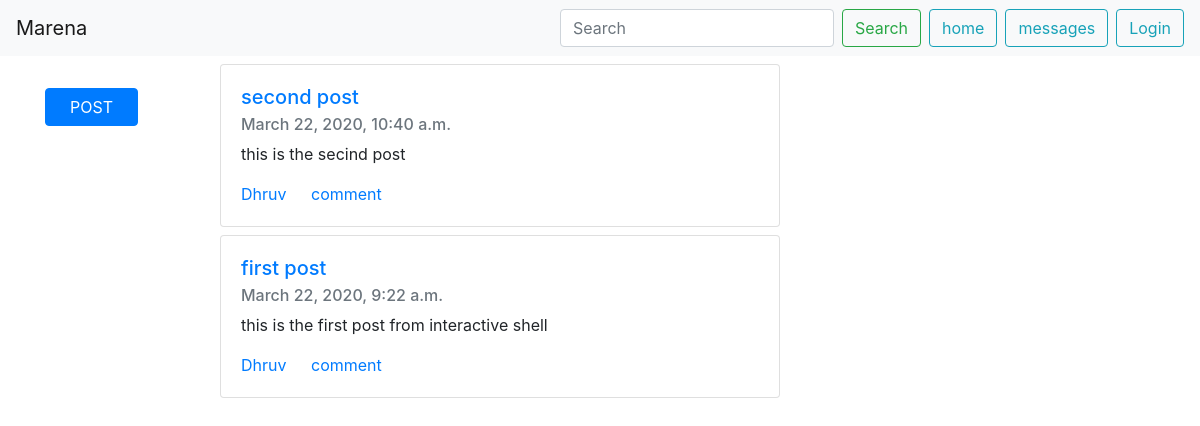
The app's page /, older data.
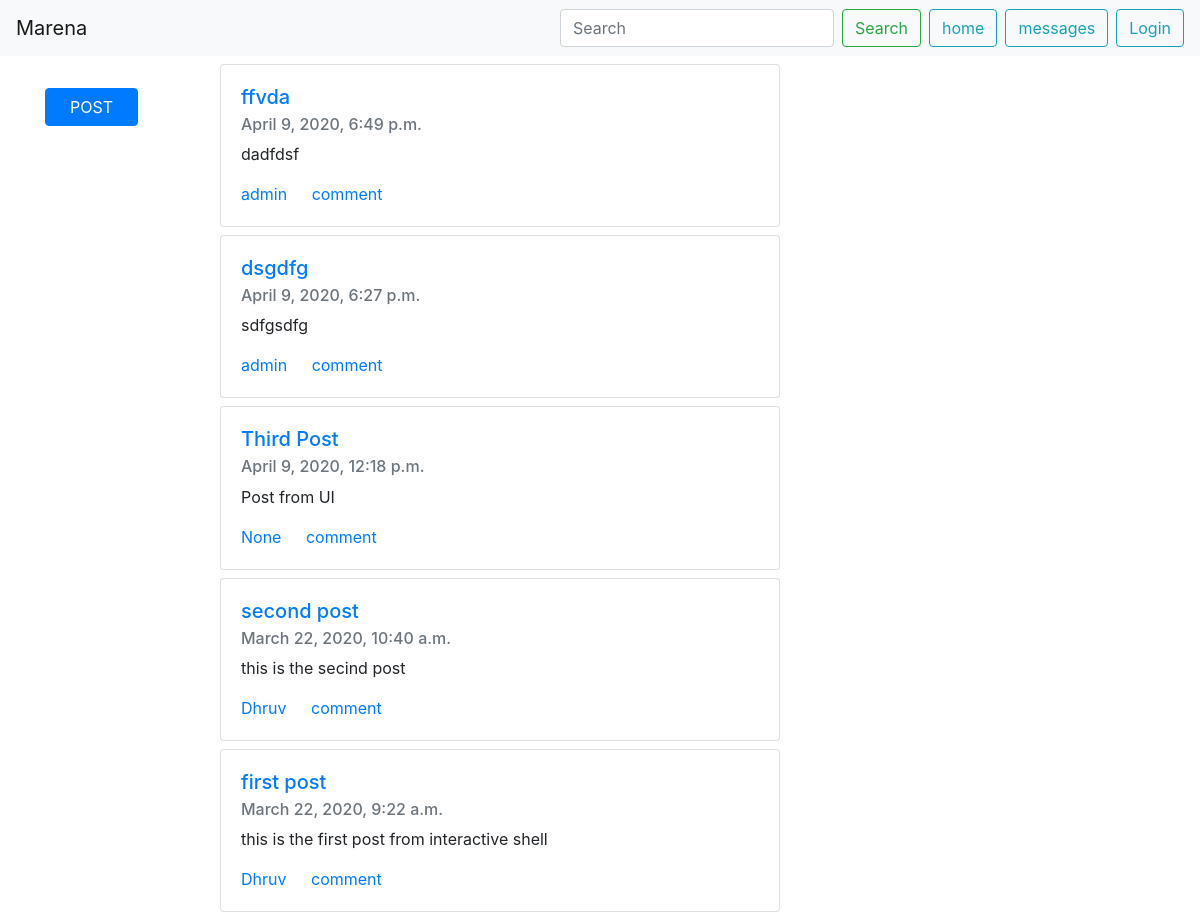
The same page, newer data.
### blog/models.py (models this page shows, shortened)
class posts(models.Model):
    title = models.CharField(max_length=50)
    date_posted = models.DateTimeField(auto_now_add=True)
    post_text = models.CharField(max_length=300)
    like = models.IntegerField(default=0)
    comment = models.CharField(null=True, max_length=200,blank=True)
    author = models.CharField(max_length=20, null=True)

### blog/views.py (the view)
# urls.py: path('', PostListView.as_view(), name='blog-home'),
class PostListView(ListView):
    model = posts
    template_name = 'blog/home.html'
    context_object_name = 'posts'
    ordering = ['-date_posted']

### blog/templates/blog/home.html (shortened to what this page needs)
{% extends 'blog/base.html' %}
{% block content %}
    <div class="container">
      <div class="row">
        <div class="col-lg-2" >
          <button class="btn btn-primary post-btn">
            <a class="post-btn" href={% url 'post-create' %}>
              post
          </button>
        </div>
        <div class="col-lg-5">
        {% for post in posts %}
          <div class="card" style="width: 35rem;">
            <div class="card-body">
              <h5 class="card-title"><a href={% url 'post-detail' post.id %}>{{ post.title }}</a></h5>
              <h6 class="card-subtitle mb-2 text-muted">{{ post.date_posted}}</h6>
              <p class="card-text">{{ post.post_text }}</p>
              <a href="#" class="card-link">{{ post.author }}</a>
              <a href="#" class="card-link"> comment </a>
            </div>
          </div>
        {% endfor %}
        </div>
      </div>
    </div>
{% endblock content %}

Row changes from the older to the newer data that the page shows:
added posts: title "ffvda", date_posted "April 9, 2020, 6:49 p.m.", post_text "dadfdsf", author "admin"
added posts: title "dsgdfg", date_posted "April 9, 2020, 6:27 p.m.", post_text "sdfgsdfg", author "admin"
added posts: title "Third Post", date_posted "April 9, 2020, 12:18 p.m.", post_text "Post from UI", author "None"
